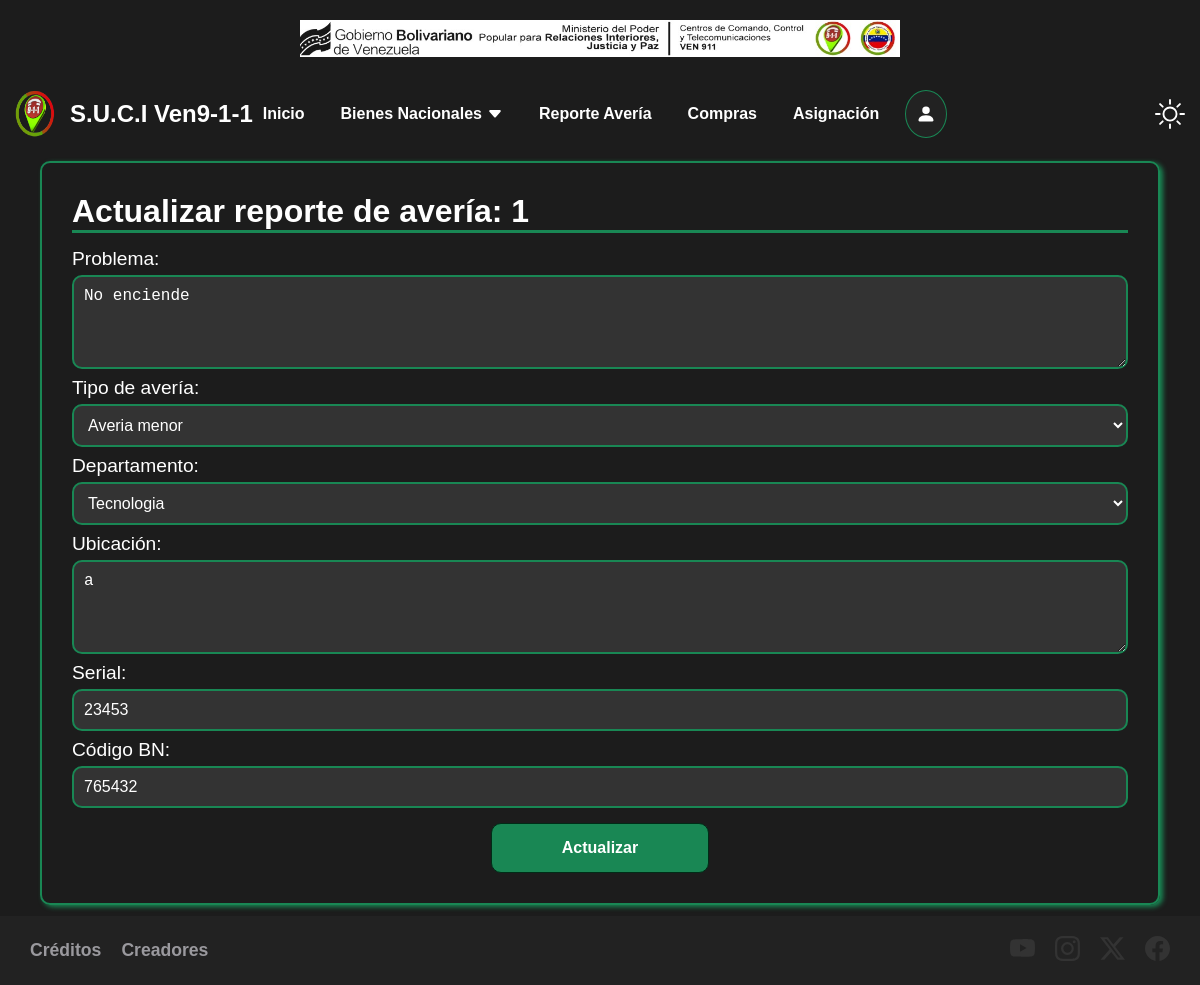
The app's page /bienes/averia/1/ (signed in) with its own data.
### administracion/models.py (models this page shows, shortened)
class Averia(models.Model):
    problema = models.TextField(max_length=255)
    tipo_averia = models.ForeignKey(TipoAveria, on_delete=models.CASCADE)
    departamento = models.ForeignKey(Departamento, on_delete=models.CASCADE)
    ubicacion = models.TextField(max_length=255)
    serial = models.CharField(max_length=255)
    codigo_bn = models.CharField(max_length=255)
    user = models.ForeignKey(User, on_delete=models.CASCADE)

### administracion/views.py (the view, shortened to what this page needs)
# urls.py: path('bienes/averia/<int:averia_id>/', views.update_averia, name='update_averia'),
def update_averia(request, averia_id):
    if request.method == 'GET':
        averia = get_object_or_404(Averia, pk=averia_id, user=request.user)
        form = AveriaForm(instance=averia)
        return render(request, 'averia/update_averia.html', {
            'averia': averia,
            'form': form
        })

### administracion/forms.py
class AveriaForm(forms.ModelForm):
    class Meta:
        model = Averia
        fields = ['problema', 'tipo_averia', 'departamento', 'ubicacion', 'serial', 'codigo_bn']
        labels = {
                    'problema': 'Problema',
                    'tipo_averia': 'Tipo de avería',
                    'departamento': 'Departamento',
                    'ubicacion': 'Ubicación',
                    'serial': 'Serial',
                    'codigo_bn': 'Código BN'
        }
        widgets = {}

### administracion/models.py (called while the page is built)
    def __str__(self):
        return self.nombre

    def __str__(self):
        return self.nombre

### administracion/templates/averia/update_averia.html (shortened to what this page needs)
{% extends 'base.html' %}
{% block content %}
    <main class="content-form">
        <div>
            <form method="POST">
                <h1>Actualizar reporte de avería: {{ averia.id }}</h1>
                <div class="form-control">
                    {{ form }}
                </div>
                <div class="div-button">
                    <button>
                        Actualizar
                    </button>
                </div>
            </form>
        </div>
    </main>
{% endblock %}

### administracion/static/css/main.css (style rules this page uses)
body { background: #1c1c1c;; font-family: sans-serif; margin: 0; }

### records on screen
Averia: id "1", problema "No enciende", tipo_averia "Averia menor", departamento "Tecnologia", ubicacion "a", serial "23453", codigo_bn "765432"
